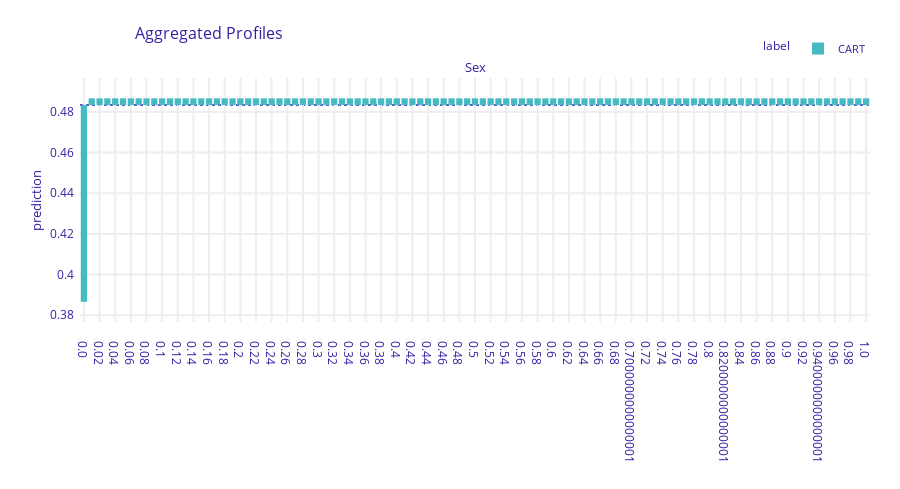

The notebook cell saved with this chart:
### Markdown cell above
### Plot Aggregated Profiles for Categorical

### Code cell
pd_cart_cat.plot(variables=["Sex"])

### Figure 1 — Plotly figure (JSON) as saved in the notebook; plotly's stock layout.template omitted (floating-point values rounded to 4 significant figures; data arrays with more than 128 entries replaced by an {"elided": "..."} marker saying what was removed)
{"data": [{"alignmentgroup": "True", "base": [0.4833, 0.4833, 0.4833, 0.4833, 0.4833, 0.4833, 0.4833, 0.4833, 0.4833, 0.4833, 0.4833, 0.4833, 0.4833, 0.4833, 0.4833, 0.4833, 0.4833, 0.4833, 0.4833, 0.4833, 0.4833, 0.4833, 0.4833, 0.4833, 0.4833, 0.4833, 0.4833, 0.4833, 0.4833, 0.4833, 0.4833, 0.4833, 0.4833, 0.4833, 0.4833, 0.4833, 0.4833, 0.4833, 0.4833, 0.4833, 0.4833, 0.4833, 0.4833, 0.4833, 0.4833, 0.4833, 0.4833, 0.4833, 0.4833, 0.4833, 0.4833, 0.4833, 0.4833, 0.4833, 0.4833, 0.4833, 0.4833, 0.4833, 0.4833, 0.4833, 0.4833, 0.4833, 0.4833, 0.4833, 0.4833, 0.4833, 0.4833, 0.4833, 0.4833, 0.4833, 0.4833, 0.4833, 0.4833, 0.4833, 0.4833, 0.4833, 0.4833, 0.4833, 0.4833, 0.4833, 0.4833, 0.4833, 0.4833, 0.4833, 0.4833, 0.4833, 0.4833, 0.4833, 0.4833, 0.4833, 0.4833, 0.4833, 0.4833, 0.4833, 0.4833, 0.4833, 0.4833, 0.4833, 0.4833, 0.4833, 0.4833], "customdata": {"elided": "101x3 mixed values"}, "hovertemplate": "<b>%{hovertext}</b><br><br>mean_prediction=%{base:.3f}<br>prediction=%{customdata[0]:.3f}<extra></extra>", "hovertext": ["CART", "CART", "CART", "CART", "CART", "CART", "CART", "CART", "CART", "CART", "CART", "CART", "CART", "CART", "CART", "CART", "CART", "CART", "CART", "CART", "CART", "CART", "CART", "CART", "CART", "CART", "CART", "CART", "CART", "CART", "CART", "CART", "CART", "CART", "CART", "CART", "CART", "CART", "CART", "CART", "CART", "CART", "CART", "CART", "CART", "CART", "CART", "CART", "CART", "CART", "CART", "CART", "CART", "CART", "CART", "CART", "CART", "CART", "CART", "CART", "CART", "CART", "CART", "CART", "CART", "CART", "CART", "CART", "CART", "CART", "CART", "CART", "CART", "CART", "CART", "CART", "CART", "CART", "CART", "CART", "CART", "CART", "CART", "CART", "CART", "CART", "CART", "CART", "CART", "CART", "CART", "CART", "CART", "CART", "CART", "CART", "CART", "CART", "CART", "CART", "CART"], "legendgroup": "CART", "marker": {"color": "#46bac2", "pattern": {"shape": ""}}, "name": "CART", "offsetgroup": "CART", "orientation": "v", "showlegend": true, "textposition": "auto", "type": "bar", "x": ["0.0", "0.01", "0.02", "0.03", "0.04", "0.05", "0.06", "0.07", "0.08", "0.09", "0.1", "0.11", "0.12", "0.13", "0.14", "0.15", "0.16", "0.17", "0.18", "0.19", "0.2", "0.21", "0.22", "0.23", "0.24", "0.25", "0.26", "0.27", "0.28", "0.29", "0.3", "0.31", "0.32", "0.33", "0.34", "0.35000000000000003", "0.36", "0.37", "0.38", "0.39", "0.4", "0.41000000000000003", "0.42", "0.43", "0.44", "0.45", "0.46", "0.47000000000000003", "0.48", "0.49", "0.5", "0.51", "0.52", "0.53", "0.54", "0.55", "0.56", "0.5700000000000001", "0.58", "0.59", "0.6", "0.61", "0.62", "0.63", "0.64", "0.65", "0.66", "0.67", "0.68", "0.6900000000000001", "0.7000000000000001", "0.71", "0.72", "0.73", "0.74", "0.75", "0.76", "0.77", "0.78", "0.79", "0.8", "0.81", "0.8200000000000001", "0.8300000000000001", "0.84", "0.85", "0.86", "0.87", "0.88", "0.89", "0.9", "0.91", "0.92", "0.93", "0.9400000000000001", "0.9500000000000001", "0.96", "0.97", "0.98", "0.99", "1.0"], "xaxis": "x", "y": [-0.09667, 0.003333, 0.003333, 0.003333, 0.003333, 0.003333, 0.003333, 0.003333, 0.003333, 0.003333, 0.003333, 0.003333, 0.003333, 0.003333, 0.003333, 0.003333, 0.003333, 0.003333, 0.003333, 0.003333, 0.003333, 0.003333, 0.003333, 0.003333, 0.003333, 0.003333, 0.003333, 0.003333, 0.003333, 0.003333, 0.003333, 0.003333, 0.003333, 0.003333, 0.003333, 0.003333, 0.003333, 0.003333, 0.003333, 0.003333, 0.003333, 0.003333, 0.003333, 0.003333, 0.003333, 0.003333, 0.003333, 0.003333, 0.003333, 0.003333, 0.003333, 0.003333, 0.003333, 0.003333, 0.003333, 0.003333, 0.003333, 0.003333, 0.003333, 0.003333, 0.003333, 0.003333, 0.003333, 0.003333, 0.003333, 0.003333, 0.003333, 0.003333, 0.003333, 0.003333, 0.003333, 0.003333, 0.003333, 0.003333, 0.003333, 0.003333, 0.003333, 0.003333, 0.003333, 0.003333, 0.003333, 0.003333, 0.003333, 0.003333, 0.003333, 0.003333, 0.003333, 0.003333, 0.003333, 0.003333, 0.003333, 0.003333, 0.003333, 0.003333, 0.003333, 0.003333, 0.003333, 0.003333, 0.003333, 0.003333, 0.003333], "yaxis": "y"}], "layout": {"annotations": [{"font": {"size": 13}, "showarrow": false, "text": "Sex", "x": 0.5, "xanchor": "center", "xref": "paper", "y": 1, "yanchor": "bottom", "yref": "paper"}, {"font": {"size": 13}, "showarrow": false, "text": "prediction", "textangle": -90, "x": -0.07, "xref": "paper", "y": 0.5, "yref": "paper"}], "barmode": "group", "font": {"color": "#371ea3"}, "height": 489, "hovermode": "x unified", "legend": {"font": {"size": 11}, "itemsizing": "constant", "orientation": "h", "title": {"font": {"size": 12}, "text": "label"}, "tracegroupgap": 0, "x": 1, "xanchor": "right", "y": 1.061, "yanchor": "bottom"}, "margin": {"b": 71, "r": 30, "t": 78}, "shapes": [{"layer": "below", "line": {"color": "#371ea3", "dash": "dot", "width": 1.5}, "type": "line", "x0": 0, "x1": 1, "xref": "x domain", "y0": 0.4833, "y1": 0.4833, "yref": "y"}], "title": {"font": {"size": 16}, "text": "Aggregated Profiles", "x": 0.15}, "xaxis": {"anchor": "y", "automargin": true, "domain": [0, 1], "fixedrange": true, "gridwidth": 2, "showticklabels": true, "tickcolor": "white", "ticklen": 10, "ticks": "outside", "title": {"text": ""}, "type": "category"}, "yaxis": {"anchor": "x", "automargin": true, "domain": [0, 1], "fixedrange": true, "gridwidth": 2, "range": [0.3767, 0.4967], "tickcolor": "white", "ticklen": 3, "ticks": "outside", "title": {"text": ""}, "type": "linear", "zeroline": false}}}
